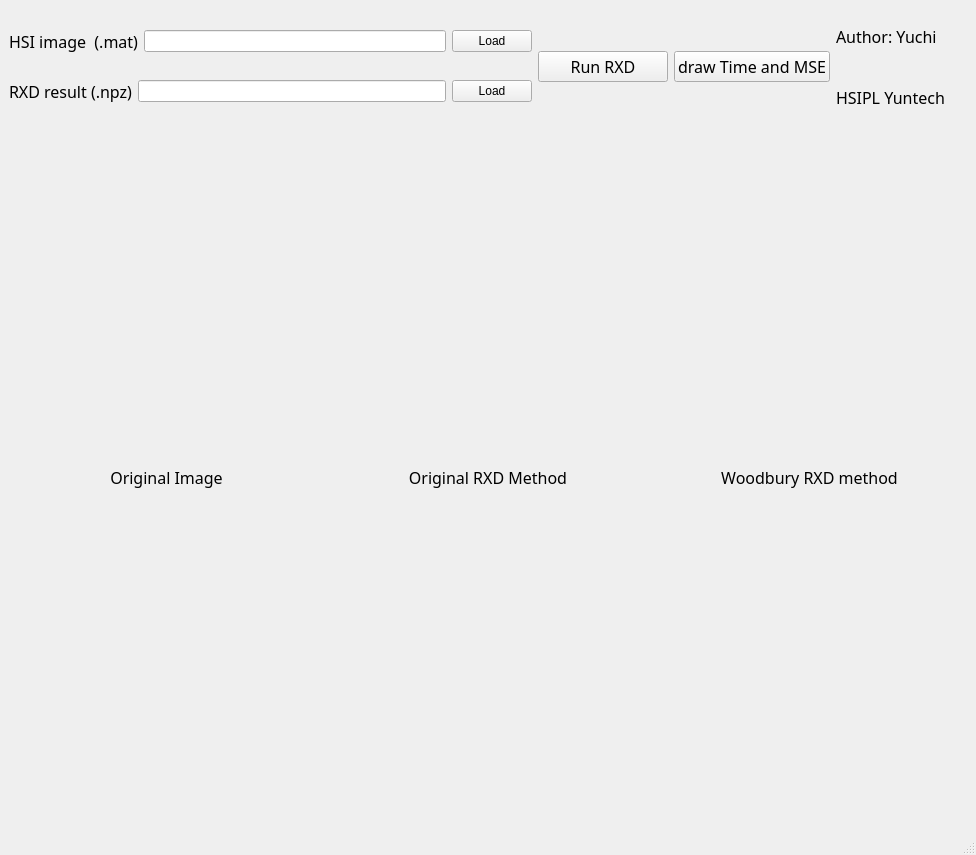
<?xml version="1.0" encoding="UTF-8"?>
<ui version="4.0">
 <class>MainWindow</class>
 <widget class="QMainWindow" name="MainWindow">
  <property name="geometry">
   <rect>
    <x>0</x>
    <y>0</y>
    <width>976</width>
    <height>855</height>
   </rect>
  </property>
  <property name="windowTitle">
   <string>RXD-GUI</string>
  </property>
  <widget class="QWidget" name="centralwidget">
   <layout class="QHBoxLayout" name="horizontalLayout_5">
    <item>
     <layout class="QVBoxLayout" name="verticalLayout_11" stretch="1,6,5,5">
      <item>
       <layout class="QHBoxLayout" name="horizontalLayout_4" stretch="4,1,1,1">
        <item>
         <layout class="QVBoxLayout" name="verticalLayout_9">
          <item>
           <layout class="QHBoxLayout" name="horizontalLayout">
            <item>
             <widget class="QLabel" name="label">
              <property name="font">
               <font>
                <family>標楷體</family>
                <pointsize>12</pointsize>
               </font>
              </property>
              <property name="text">
               <string>HSI image  (.mat)</string>
              </property>
              <property name="alignment">
               <set>Qt::AlignCenter</set>
              </property>
             </widget>
            </item>
            <item>
             <widget class="QLineEdit" name="lineEdit">
              <property name="readOnly">
               <bool>true</bool>
              </property>
             </widget>
            </item>
            <item>
             <widget class="QPushButton" name="pushButton">
              <property name="text">
               <string>Load</string>
              </property>
             </widget>
            </item>
           </layout>
          </item>
          <item>
           <layout class="QHBoxLayout" name="horizontalLayout_2">
            <item>
             <widget class="QLabel" name="label_2">
              <property name="font">
               <font>
                <family>標楷體</family>
                <pointsize>12</pointsize>
               </font>
              </property>
              <property name="text">
               <string>RXD result (.npz)</string>
              </property>
              <property name="alignment">
               <set>Qt::AlignCenter</set>
              </property>
             </widget>
            </item>
            <item>
             <widget class="QLineEdit" name="lineEdit_2">
              <property name="readOnly">
               <bool>true</bool>
              </property>
             </widget>
            </item>
            <item>
             <widget class="QPushButton" name="pushButton_2">
              <property name="text">
               <string>Load</string>
              </property>
             </widget>
            </item>
           </layout>
          </item>
         </layout>
        </item>
        <item>
         <widget class="QPushButton" name="pushButton_3">
          <property name="font">
           <font>
            <family>Yu Mincho Light</family>
            <pointsize>12</pointsize>
           </font>
          </property>
          <property name="text">
           <string>Run RXD</string>
          </property>
          <property name="iconSize">
           <size>
            <width>16</width>
            <height>16</height>
           </size>
          </property>
         </widget>
        </item>
        <item>
         <widget class="QPushButton" name="pushButton_4">
          <property name="font">
           <font>
            <family>Yu Mincho Light</family>
            <pointsize>12</pointsize>
           </font>
          </property>
          <property name="text">
           <string>draw Time and MSE</string>
          </property>
         </widget>
        </item>
        <item>
         <layout class="QVBoxLayout" name="verticalLayout_10">
          <item>
           <widget class="QLabel" name="label_6">
            <property name="font">
             <font>
              <family>標楷體</family>
              <pointsize>12</pointsize>
             </font>
            </property>
            <property name="text">
             <string>Author: Yuchi</string>
            </property>
           </widget>
          </item>
          <item>
           <widget class="QLabel" name="label_7">
            <property name="font">
             <font>
              <family>標楷體</family>
              <pointsize>12</pointsize>
             </font>
            </property>
            <property name="text">
             <string>HSIPL Yuntech</string>
            </property>
            <property name="textFormat">
             <enum>Qt::AutoText</enum>
            </property>
           </widget>
          </item>
         </layout>
        </item>
       </layout>
      </item>
      <item>
       <layout class="QHBoxLayout" name="horizontalLayout_3" stretch="1,1,1">
        <item>
         <layout class="QVBoxLayout" name="verticalLayout_6" stretch="1,6">
          <item>
           <widget class="QLabel" name="label_3">
            <property name="font">
             <font>
              <family>標楷體</family>
              <pointsize>12</pointsize>
             </font>
            </property>
            <property name="text">
             <string>Original Image</string>
            </property>
            <property name="alignment">
             <set>Qt::AlignCenter</set>
            </property>
           </widget>
          </item>
          <item>
           <layout class="QVBoxLayout" name="verticalLayout"/>
          </item>
         </layout>
        </item>
        <item>
         <layout class="QVBoxLayout" name="verticalLayout_7" stretch="1,6">
          <item>
           <widget class="QLabel" name="label_4">
            <property name="font">
             <font>
              <family>標楷體</family>
              <pointsize>12</pointsize>
             </font>
            </property>
            <property name="text">
             <string>Original RXD Method</string>
            </property>
            <property name="alignment">
             <set>Qt::AlignCenter</set>
            </property>
           </widget>
          </item>
          <item>
           <layout class="QVBoxLayout" name="verticalLayout_2"/>
          </item>
         </layout>
        </item>
        <item>
         <layout class="QVBoxLayout" name="verticalLayout_8" stretch="1,6">
          <item>
           <widget class="QLabel" name="label_5">
            <property name="font">
             <font>
              <family>標楷體</family>
              <pointsize>12</pointsize>
             </font>
            </property>
            <property name="text">
             <string>Woodbury RXD method</string>
            </property>
            <property name="alignment">
             <set>Qt::AlignCenter</set>
            </property>
           </widget>
          </item>
          <item>
           <layout class="QVBoxLayout" name="verticalLayout_3"/>
          </item>
         </layout>
        </item>
       </layout>
      </item>
      <item>
       <layout class="QVBoxLayout" name="verticalLayout_4"/>
      </item>
      <item>
       <layout class="QVBoxLayout" name="verticalLayout_5"/>
      </item>
     </layout>
    </item>
   </layout>
  </widget>
  <widget class="QMenuBar" name="menubar">
   <property name="geometry">
    <rect>
     <x>0</x>
     <y>0</y>
     <width>976</width>
     <height>21</height>
    </rect>
   </property>
  </widget>
  <widget class="QStatusBar" name="statusbar"/>
 </widget>
 <resources/>
 <connections/>
</ui>
